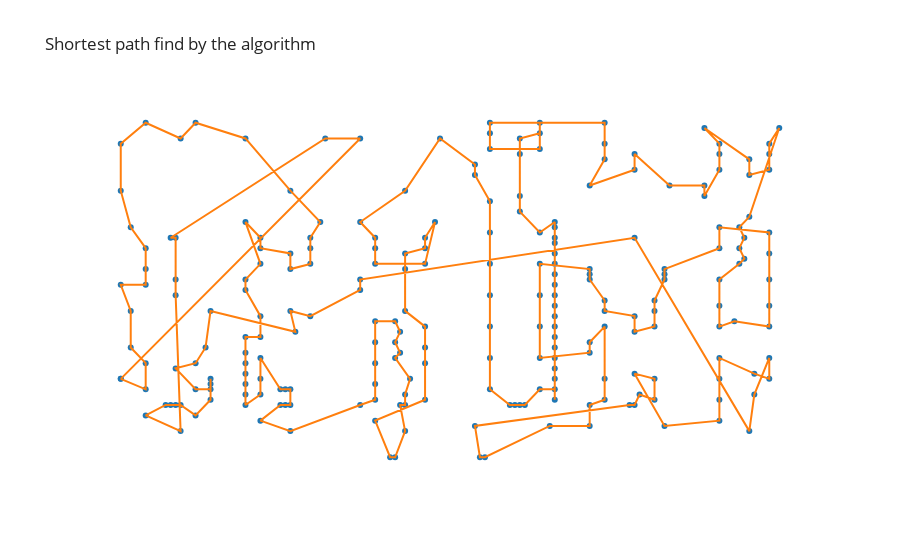

Source (notebook cell):
### Markdown cell above
### Lancement du test avec l'algorithme du plus proche voisin

### Code cell
# Test de l'algorithme du plus proche voisin
data = data_TSPLIB(f'data/{ENSEMBLE_TEST[choix_data_test]}.tsp')
df = test_unitaire(choix_data_test, 'plus_proche_voisin')
affichage(df, data).show()

### Figure 1 — Plotly figure (JSON) as saved in the notebook; plotly's stock layout.template omitted (floating-point values rounded to 4 significant figures; data arrays with more than 128 entries replaced by an {"elided": "..."} marker saying what was removed)
{"data": [{"hovertemplate": "x=%{x}<br>y=%{y}<extra></extra>", "legendgroup": "", "marker": {"color": "#1F77B4", "symbol": "circle"}, "mode": "markers", "name": "", "orientation": "v", "showlegend": false, "type": "scatter", "x": {"elided": "238 int values"}, "xaxis": "x", "y": {"elided": "238 int values"}, "yaxis": "y"}, {"mode": "lines", "showlegend": false, "type": "scatter", "x": {"elided": "238 int values"}, "y": {"elided": "238 int values"}}], "layout": {"legend": {"tracegroupgap": 0}, "title": {"text": "Shortest path find by the algorithm"}, "xaxis": {"anchor": "y", "domain": [0, 1], "title": {"text": "x"}, "visible": false, "zeroline": false}, "yaxis": {"anchor": "x", "domain": [0, 1], "title": {"text": "y"}, "visible": false, "zeroline": false}}}
